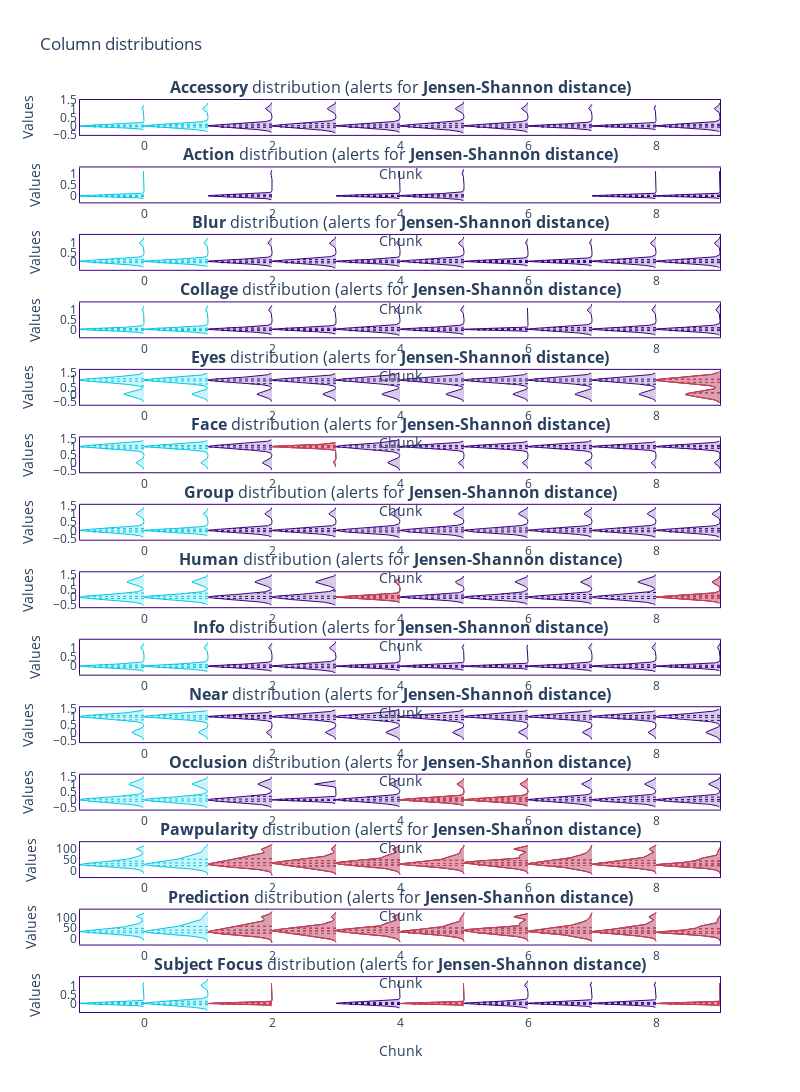

Write notebook code for a chart like this one.
### Code cell
fig = drift_result.plot(kind = 'distribution')
fig.update_layout(width = 800)
fig.show()
